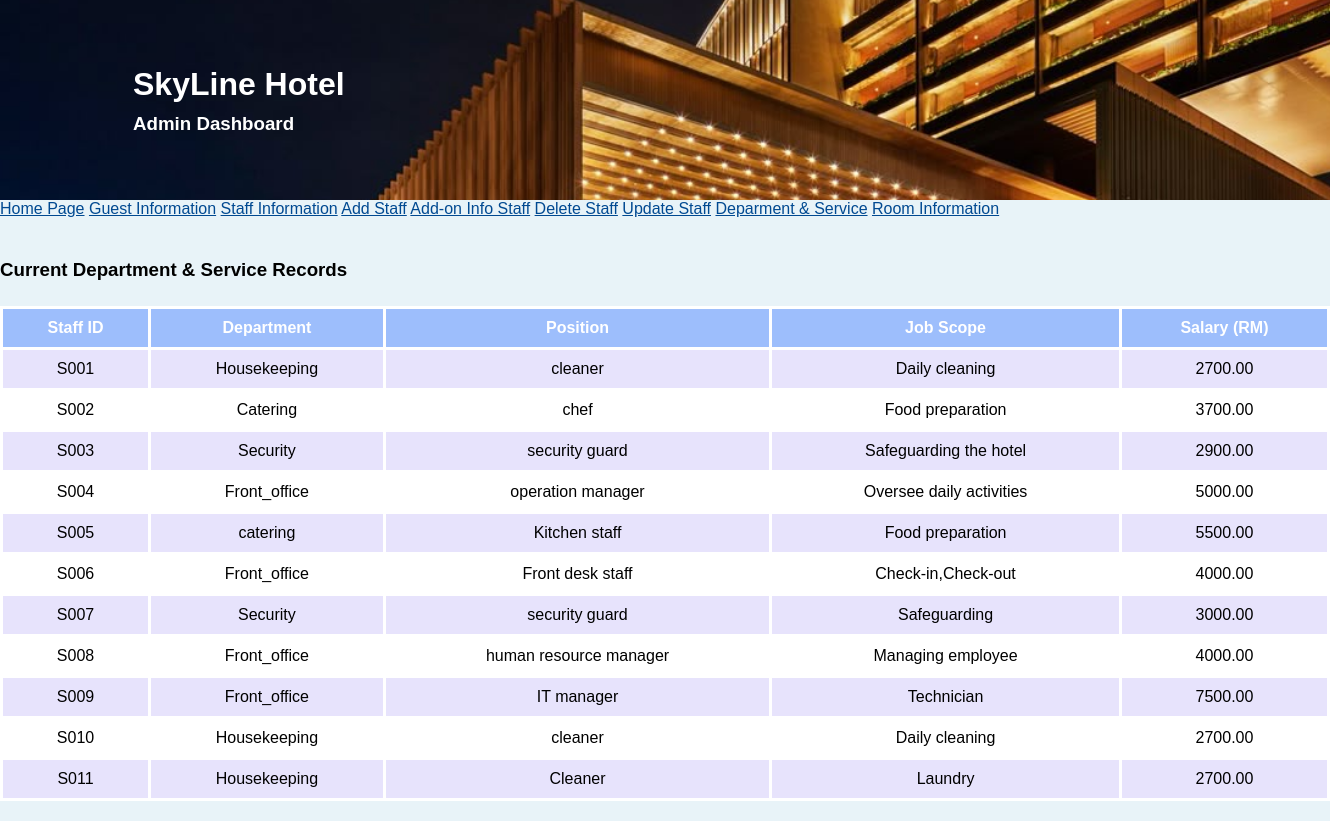
Page /department&service.php on the committed database.
### tables this page shows
CREATE TABLE `department` (
  `StaffID` varchar(4) NOT NULL,
  `DepartmentType` varchar(30) NOT NULL,
  `Position` varchar(30) NOT NULL
);

CREATE TABLE `service` (
  `StaffID` varchar(4) NOT NULL,
  `Scope` varchar(30) NOT NULL,
  `Salary` decimal(10,2) NOT NULL
);

### department&service.php (the view, shortened to what this page needs)
<!DOCTYPE html>
<html>
<head>
</head>
<?php
include 'index.php';
$sql = "
SELECT
    d.StaffID,
    d.DepartmentType,
    d.Position,
    s.Scope,
    s.Salary
FROM department d
JOIN service s
ON d.StaffID = s.StaffID
";
$result = $conn->query($sql);
if ($result->num_rows > 0) {
    echo "<h3>Current Department & Service Records</h3>";
 echo "<table border='1'>
		<tr>
			<th>Staff ID</th>
			<th>Department</th>
			<th>Position</th>
			<th>Job Scope</th>
			<th>Salary (RM)</th>
		</tr>";
    while($row = $result->fetch_assoc()) {
        echo "<tr>
			<td> ". $row["StaffID"]. "</td>
			<td> ". $row["DepartmentType"]. " </td>
			<td> ". $row["Position"]. "</td>
			<td> ". $row["Scope"]. " </td>
			<td> ". $row["Salary"]. "</td>
	     </tr>";
    }
} else {
    echo "0 results";
}
?>
</body>
</html>

### index.php (shortened to what this page needs)
<?php
require 'config.php'; $skylinehotel = "SkyLine Hotel";
?>
<!DOCTYPE html>
<html>
<head>
    <link rel="stylesheet" type="text/css" href="style.css">
</head>
<body>
<div class="header">
    <h1><?php echo $skylinehotel; ?></h1>
    <h3>Admin Dashboard</h3>
</div>
<?php
include 'dashboard.php';
?>
</body>
</html>

### dashboard.php
<!DOCTYPE html>
<html>
<div id= "menu">
<body>
<?php
echo "
<a href='index.php' target='_self'>Home Page</a>
<a href='guest.php' target='_self'>Guest Information</a>
<a href='staff.php' target='_self'>Staff Information</a>
<a href='addstaff.php' target='_self'>Add Staff</a>
<a href='adding.php' target='_self'>Add-on Info Staff</a>
<a href='delete.php' target='_self'>Delete Staff</a>
<a href='update.php' target='_self'>Update Staff</a>
<a href='department&service.php' target='_self'>Deparment & Service</a>
<a href='room.php' target='_self'>Room Information</a>
";
?>
<br><br><br>
</body>
</html>

### style.css (style rules this page uses)
body { margin: 0; font-family: Arial, sans-serif; background-color: #e8f3f8; }
.header { width: 100%; height: 200px; background: url(hotel.jpg) no-repeat center center; background-size: cover; color: rgb(255, 255, 255); text-align: left; padding-left: 10%; display: flex; flex-direction: column; justify-content: center; }
h1, h2, h3 { margin: 0; padding: 5px 0; }
a { color: #004991; }
table { width: 100%; border-collapse: collapse; margin: 20px 0; font-size: 16px; text-align: center; }
table th { background-color: #9dbefc; color: #fff; padding: 10px; border: 3px solid #ffffff; }
table td { padding: 10px; border: 3px solid #ffffff; }
table tr:nth-child(even) { background-color: #e7e3fc; }
table tr:nth-child(odd) { background-color: #ffffff; }

### rows in the picture
department: StaffID "S001", DepartmentType "Housekeeping", Position "cleaner", service.Scope "Daily cleaning", service.Salary "2700.00"
department: StaffID "S002", DepartmentType "Catering", Position "chef", service.Scope "Food preparation", service.Salary "3700.00"
department: StaffID "S003", DepartmentType "Security", Position "security guard", service.Scope "Safeguarding the hotel", service.Salary "2900.00"
department: StaffID "S004", DepartmentType "Front_office", Position "operation manager", service.Scope "Oversee daily activities", service.Salary "5000.00"
department: StaffID "S005", DepartmentType "catering", Position "Kitchen staff", service.Scope "Food preparation", service.Salary "5500.00"
department: StaffID "S006", DepartmentType "Front_office", Position "Front desk staff", service.Scope "Check-in,Check-out", service.Salary "4000.00"
department: StaffID "S007", DepartmentType "Security", Position "security guard", service.Scope "Safeguarding", service.Salary "3000.00"
department: StaffID "S008", DepartmentType "Front_office", Position "human resource manager", service.Scope "Managing employee", service.Salary "4000.00"
department: StaffID "S009", DepartmentType "Front_office", Position "IT manager", service.Scope "Technician", service.Salary "7500.00"
department: StaffID "S010", DepartmentType "Housekeeping", Position "cleaner", service.Scope "Daily cleaning", service.Salary "2700.00"
department: StaffID "S011", DepartmentType "Housekeeping", Position "Cleaner", service.Scope "Laundry", service.Salary "2700.00"

### other values in the picture
$skylinehotel "SkyLine Hotel"
